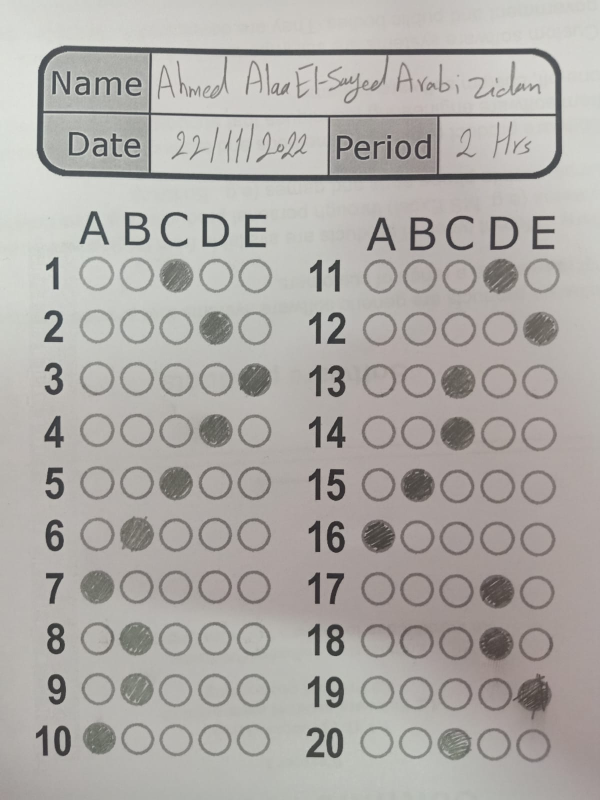
#> input picture Code/BubbleSheetMarker/AnswerSheets/7.jpg, 1200 x 1600 px (shown at 1/2 size)
$ python main2.py
#> lines starting #> are read from the running program, lines starting #| are printed output that depends on the picture; after the words box and inside, x2 and y2 are one past the last pixel; in counts of white or black regions, pixels touching at a corner belong together; long printed decimals are rounded
### Code/BubbleSheetMarker/helper.py
import cv2
import matplotlib.pyplot as plt
import numpy as np
import imutils
from skimage.exposure import histogram
from matplotlib.pyplot import bar

# Show the figures / plots inside the notebook
# [17 lines left out: function show_images_1, not called in this run]

def show_images(titles, images, wait=True):
    """Display multiple images with one line of code"""

    for (title, image) in zip(titles, images):
        cv2.namedWindow(title, cv2.WINDOW_NORMAL)
        cv2.imshow(title, image)

    if wait:
        cv2.waitKey(0)
        cv2.destroyAllWindows()


# [118 lines left out: functions showHist, order_points, four_point_transform, skewCorrection, isFilled, extractStudentID, not called in this run]

### Code/BubbleSheetMarker/main2.py
# import the necessary packages
from imutils.perspective import four_point_transform
from imutils import contours
import numpy as np
import argparse
import imutils
import cv2
from helper import show_images

# define the answer key which maps the question number
# to the correct answer
ANSWER_KEY = {
	0: 2,
	1: 3,
	2: 4,
	3: 3,
	4: 2,
	5: 1,
	6: 0,
	7: 1,
	8: 1,
	9: 0,
	10: 3,
	11: 4,
	12: 2,
	13: 2,
	14: 1,
	15: 0,
	16: 3,
	17: 3,
	18: 4,
	19: 2,
}

def get_rect_cnts(contours):
	rect_cnts = []
	for cnt in contours:
		# approximate the contour
		peri = cv2.arcLength(cnt, True)
		approx = cv2.approxPolyDP(cnt, 0.02 * peri, True)
		print((peri, len(approx)))
		# if the approximated contour is a rectangle ...
		if len(approx) == 4:
			# append it to our list
			rect_cnts.append(approx)
	# sort the contours from biggest to smallest
	rect_cnts = sorted(rect_cnts, key=cv2.contourArea, reverse=True)

	return rect_cnts

# load the image, convert it to grayscale, blur it slightly, then find edges
image = cv2.imread("AnswerSheets/7.jpg")
#> image is the input picture: shape (1600, 1200, 3); mean B, G, R 167.2, 171, 174.2


gray = cv2.cvtColor(image, cv2.COLOR_BGR2GRAY)
blurred = cv2.GaussianBlur(gray, (5, 5), 0)
edged = cv2.Canny(blurred, 60, 200)
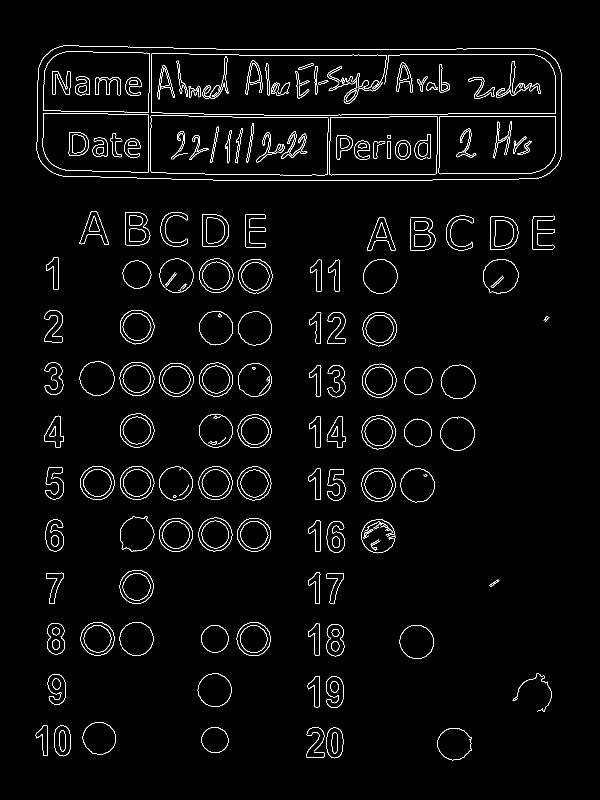
#> edged: shape (1600, 1200) (shown at 1/2 size); 2.4% white in thin lines or dots, all inside (x1, y1, x2, y2) = (71, 91, 1124, 1521)

# apply Otsu's thresholding method to binarize the warped
# piece of paper
thresholdedimage = cv2.threshold(gray, 0, 255,
	cv2.THRESH_BINARY_INV | cv2.THRESH_OTSU)[1]
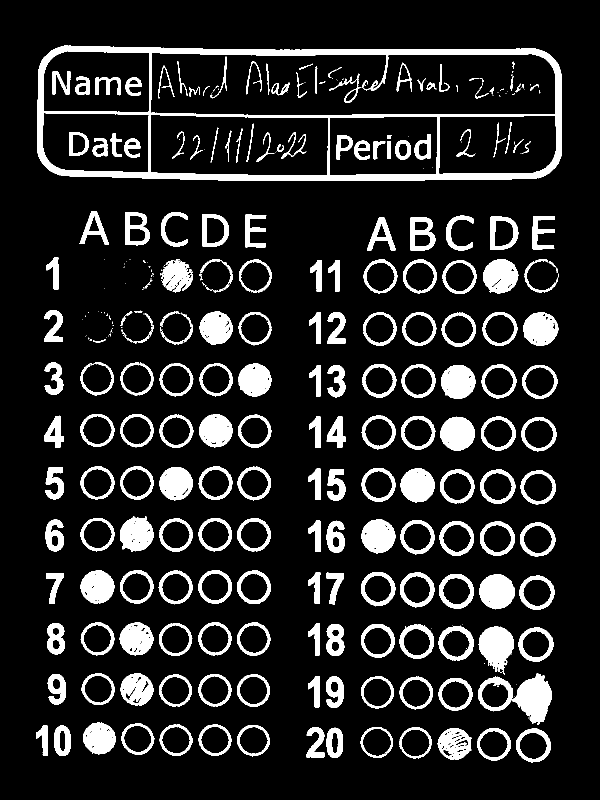
#> thresholdedimage: shape (1600, 1200) (shown at 1/2 size); 13.7% white; 333 white regions (126 under 20 px)

# find contours in the thresholded image, then initialize
# the list of contours that correspond to questions
extractedContours = cv2.findContours(thresholdedimage.copy(), cv2.RETR_EXTERNAL,
	cv2.CHAIN_APPROX_SIMPLE)
#> extractedContours = 232 contours, 87 with area under 20; largest, box (x1, y1, x2, y2) and area: (74, 91, 1124, 362) 270288, (1024, 1346, 1104, 1449) 4718, (957, 1253, 1028, 1349) 4238, (958, 1149, 1030, 1219) 3748, (877, 1251, 948, 1322) 3736
extractedContours = imutils.grab_contours(extractedContours)
questionContours = []

# loop over the contours
for c in extractedContours:
	# compute the bounding box of the contour, then use the
	# bounding box to derive the aspect ratio
	(x, y, w, h) = cv2.boundingRect(c)
	ratio = w / float(h)
	# in order to label the contour as a question, region
	# should be sufficiently wide, sufficiently tall, and
	# have an aspect ratio approximately equal to 1
	if w >= 20 and h >= 20 and ratio >= 0.915 and ratio <= 1.1:
		questionContours.append(c)
#> this loop made 232 passes
#> (x, y, w, h, ratio) on passes 1 to 3: (1032, 1456, 70, 69, 1.01), (954, 1456, 68, 65, 1.05), (875, 1456, 68, 64, 1.06)
#> after the loop, questionContours = 94 contours; largest, box (x1, y1, x2, y2) and area: (958, 1149, 1030, 1219) 3748, (877, 1251, 948, 1322) 3736, (878, 1148, 948, 1218) 3720, (1040, 1045, 1112, 1114) 3685, (960, 1043, 1030, 1112) 3677

# sort the question contours top-to-bottom, then initialize
# the total number of correct answers
questionContours = contours.sort_contours(questionContours,
	method="top-to-bottom")[0]
correct = 0

rect_cnts = get_rect_cnts(questionContours)
#> the loop in get_rect_cnts, `for cnt in contours:` made 94 passes
#> peri on passes 1 to 12: 364.9, 236, 342, 224.7, 223.1, 232.6, 226.1, 537.5, 227.8, 229.5, 226.3, 227.7
#| (364.919, 10)
#| (235.966, 8)
#| (341.990, 9)
#| (224.652, 8)
#| (223.137, 8)
#| (232.551, 8)
#| (226.066, 8)
#| (537.470, 10)
#> (further printed lines are left out)
#> after the loop in get_rect_cnts, `for cnt in contours:`: rect_cnts = []
#> rect_cnts = []

color = (0, 255, 0)
# draw the outline of the correct answer on the test
cv2.drawContours(image, questionContours, -1, color, 3)
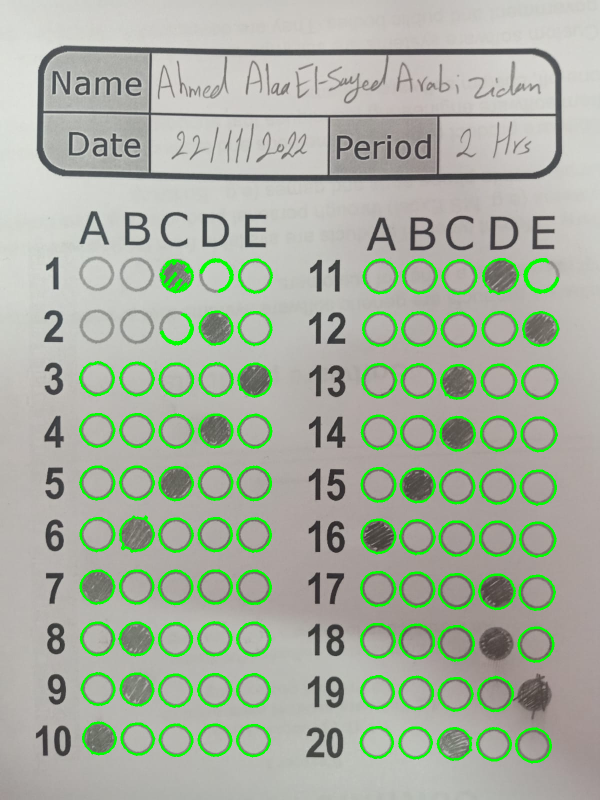
#> image: shape (1600, 1200, 3) (shown at 1/2 size); 4.72% of pixels changed, all inside (x1, y1, x2, y2) = (158, 516, 1119, 1527)

show_images(
	["Original image"],
	[image]
)
#> the loop in show_images, `for (title, image) in zip(titles, images):` made 1 pass


# [49 lines left out: function temp, not called in this run]

$ run again, with Code/BubbleSheetMarker/AnswerSheets/1.jpg copied over Code/BubbleSheetMarker/AnswerSheets/7.jpg
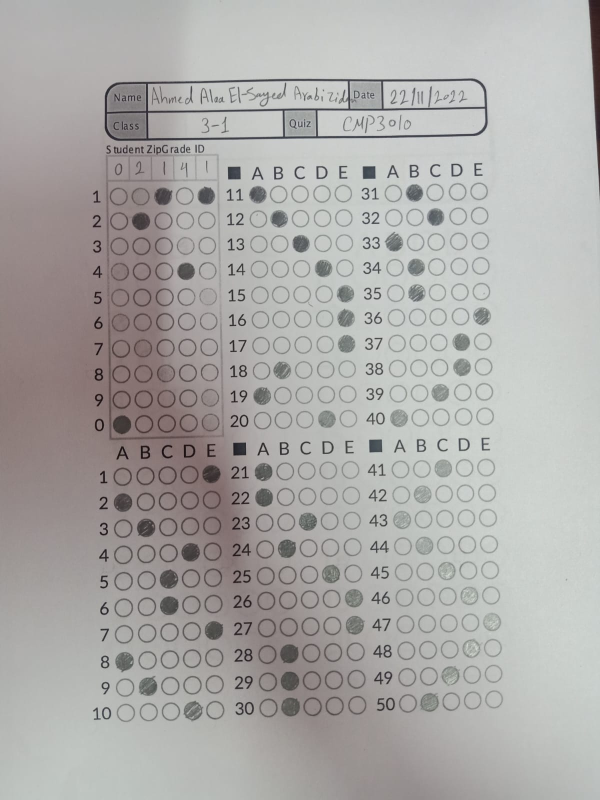
#> input picture Code/BubbleSheetMarker/AnswerSheets/1.jpg, 1200 x 1600 px (shown at 1/2 size)
#> image is the input picture: shape (1600, 1200, 3); mean B, G, R 168.7, 170.6, 172.2
#> `edged = cv2.Canny(blurred, 60, 200)`:
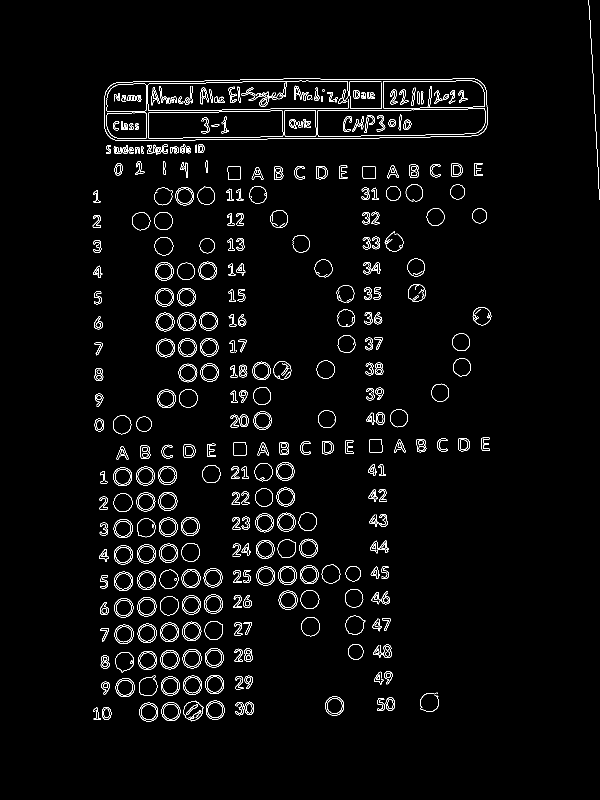
#> edged: shape (1600, 1200) (shown at 1/2 size); 2.6% white in thin lines or dots, all inside (x1, y1, x2, y2) = (185, 0, 1199, 1443)
#> thresholdedimage: shape (1600, 1200); 33.2% white; 849 white regions (485 under 20 px)
#> extractedContours = 615 contours, 326 with area under 20; largest, box (x1, y1, x2, y2) and area: (0, 157, 975, 1600) 605188, (1176, 0, 1200, 400) 4304, (228, 1196, 267, 1237) 1179, (320, 1245, 360, 1285) 1176, (321, 1300, 360, 1339) 1136
#> the loop `for c in extractedContours:` made 615 passes
#> (x, y, w, h, ratio) on passes 3, 6, 11: (840, 1487, 1, 1, 1), (816, 1466, 2, 6, 0.333), (487, 1429, 1, 1, 1)
#> after the loop `for c in extractedContours:`: questionContours = 199 contours, 4 with area under 20; largest, box (x1, y1, x2, y2) and area: (228, 1196, 267, 1237) 1179, (320, 1245, 360, 1285) 1176, (321, 1300, 360, 1339) 1136, (410, 1349, 448, 1389) 1132, (275, 1246, 314, 1286) 1130
#> the loop in get_rect_cnts, `for cnt in contours:` made 199 passes
#> peri on passes 1, 4, 5: 94.18, 93.6, 114.3
#> (printed output is left out)
#> after the loop in get_rect_cnts, `for cnt in contours:`: rect_cnts = 3 contours; box (x1, y1, x2, y2) and area: (738, 879, 765, 905) 601, (456, 333, 481, 359) 600, (725, 332, 751, 358) 588
#> `cv2.drawContours(image, questionContours, -1, color, 3)`:
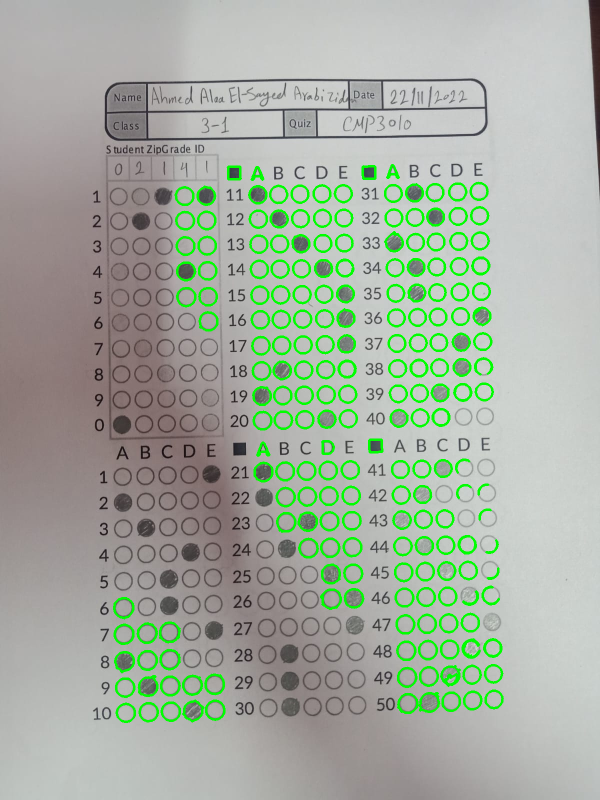
#> image: shape (1600, 1200, 3) (shown at 1/2 size); 5.09% of pixels changed, all inside (x1, y1, x2, y2) = (226, 328, 1008, 1446)
#> the loop in show_images, `for (title, image) in zip(titles, images):` made 1 pass

$ run again, with Code/BubbleSheetMarker/AnswerSheets/10.jpg copied over Code/BubbleSheetMarker/AnswerSheets/7.jpg
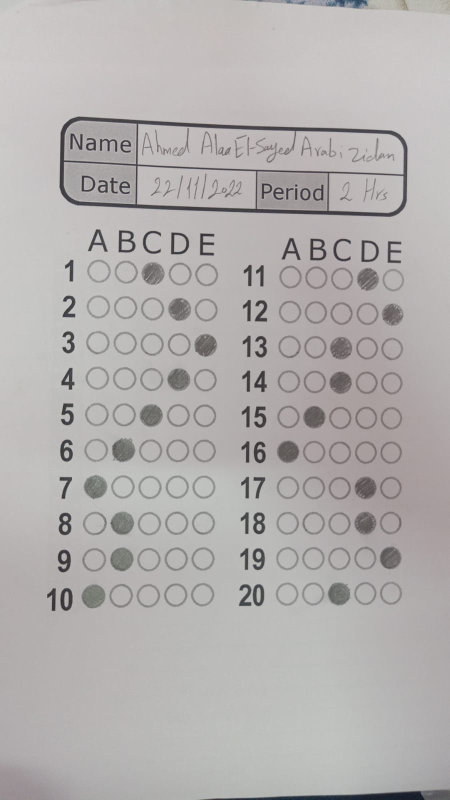
#> input picture Code/BubbleSheetMarker/AnswerSheets/10.jpg, 899 x 1599 px (shown at 1/2 size)
#> image is the input picture: shape (1599, 899, 3); mean B, G, R 175, 175.8, 179.1
#> `edged = cv2.Canny(blurred, 60, 200)`:
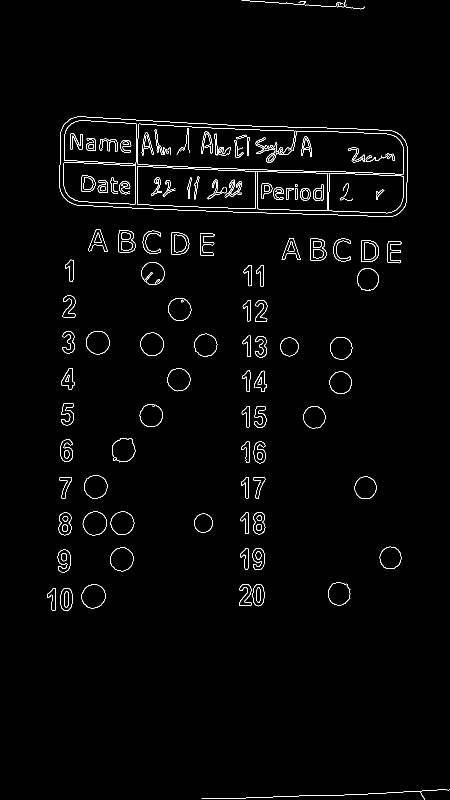
#> edged: shape (1599, 899) (shown at 1/2 size); 1.6% white in thin lines or dots, all inside (x1, y1, x2, y2) = (94, 0, 899, 1599)
#> thresholdedimage: shape (1599, 899); 8% white; 458 white regions (242 under 20 px)
#> extractedContours = 373 contours, 224 with area under 20; largest, box (x1, y1, x2, y2) and area: (119, 233, 815, 434) 119308, (402, 1577, 899, 1599) 4289, (163, 1169, 211, 1217) 1640, (165, 1097, 212, 1143) 1608, (219, 1168, 266, 1216) 1592
#> the loop `for c in extractedContours:` made 373 passes
#> (x, y, w, h, ratio) on passes 1, 11, 12: (39, 1598, 1, 1, 1), (402, 1577, 497, 22, 22.59), (15, 1559, 1, 1, 1)
#> after the loop `for c in extractedContours:`: questionContours = 82 contours; largest, box (x1, y1, x2, y2) and area: (163, 1169, 211, 1217) 1640, (165, 1097, 212, 1143) 1608, (219, 1168, 266, 1216) 1592, (220, 1095, 267, 1142) 1592, (224, 877, 270, 924) 1574
#> the loop in get_rect_cnts, `for cnt in contours:` made 82 passes
#> peri on passes 1 to 8: 199.1, 147.2, 147.2, 145.3, 144.7, 144.1, 150.7, 148.4
#> (printed output is left out)
#> after the loop in get_rect_cnts, `for cnt in contours:`: rect_cnts = []
#> `cv2.drawContours(image, questionContours, -1, color, 3)`:
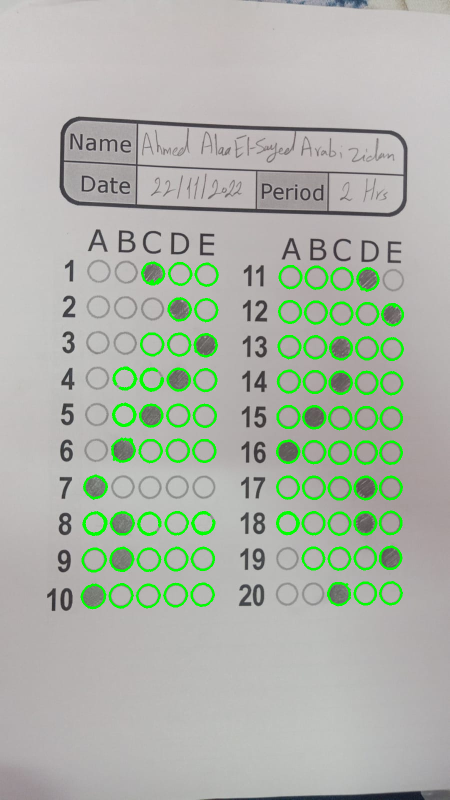
#> image: shape (1599, 899, 3) (shown at 1/2 size); 3.65% of pixels changed, all inside (x1, y1, x2, y2) = (161, 523, 808, 1219)
#> the loop in show_images, `for (title, image) in zip(titles, images):` made 1 pass
